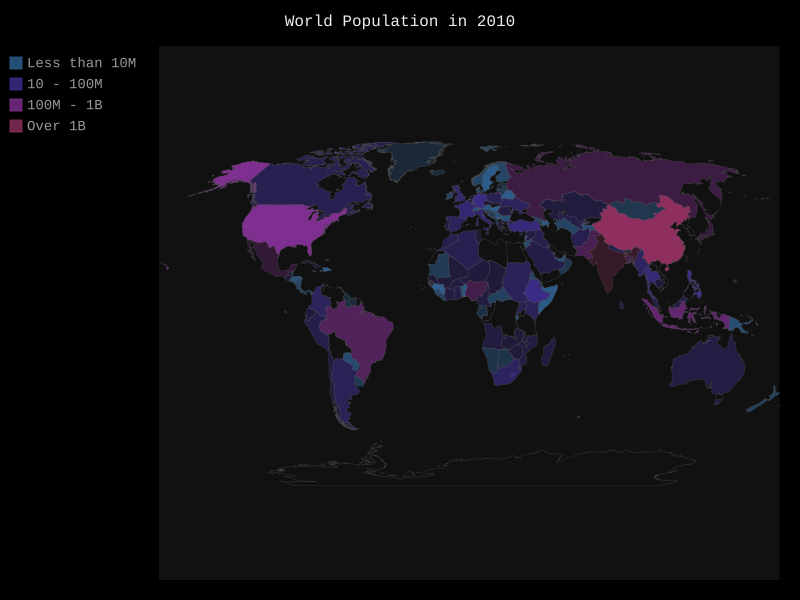

This chart was generated by the following Python code:
# import json
# from country_codes import get_country_code
# file_name = 'population_data.json'
# with open ( file_name , 'r' ) as file_object :
#     data = json.load ( file_object)

# for country in data :
#     # Put the "Looking For" variable on the right, and the "Data" variable on the left.
#     if country['Year'] == '2010' :
#         country_name= country['Country Name' ] 
#         population = int(float((country['Value'])))
#         #In the data file ,  population are in string such '33113.323' we cannot directly convert this to integer, so we
#         # convert the string to float first , then that float to integer after that the numbers after decimals gets removed
#         # print(country_name , (population))

# for country in data :
#     if country['Year'] == '2010' :
#         country_name = country['Country Name']
#         population = int(float((country['Value'])))
#         code = get_country_code( country_name )
#         if code :

#             print (code , population)
#         else :
#             print('country code not found for population,' ,  country_name)


#plotting the data on a world map
import json
import pygal
from pygal.style import RotateStyle  , LightStyle  ,DarkStyle    #To style the worldmap the module style holds the classes , rotatestyle changes the color automatically, lightstyle chnages the background color
from country_codes import get_country_code
from pygal_maps_world.i18n import COUNTRIES 
file_name = 'population_data.json'
with open ( file_name ) as f :
    data = json.load ( f)
    data_2010 =  { }
    for country in data :
        if country['Year'] == '2010' :
            code = get_country_code( country['Country Name'] )
            if code :
                data_2010 [ code ] = int(float(country['Value']))
            else :
                pass
population_1 , population_2 , population_3 , population_4= {} , {} , {} ,{}
for code , population in data_2010.items( ) :
    if population <= 10000000 :
        population_1[code] = population 
    
    elif population > 10000000 and population <= 100000000 :
        population_2[code] = population 
    
    elif  population > 100000000 and  population <= 1000000000 :
        population_3[code] = population

    elif population > 1000000000 :
        population_4[code] = population

#setting title  attribute of world class
wm_style = RotateStyle ( "#2F5F8F" , base_style = DarkStyle)       #Passing LightStyle class as a reference not as instance, now it will hold the feature of that class
wm = pygal.maps.world.World(style =wm_style)
wm.title = 'World Population in 2010'
wm.add ( ' Less than 10M' , population_1 )
wm.add ( ' 10 - 100M' , population_2 )
wm.add ( '100M - 1B' , population_3 )
wm.add ( 'Over 1B' , population_4 )
wm.render_to_file ( 'world_population.svg')
